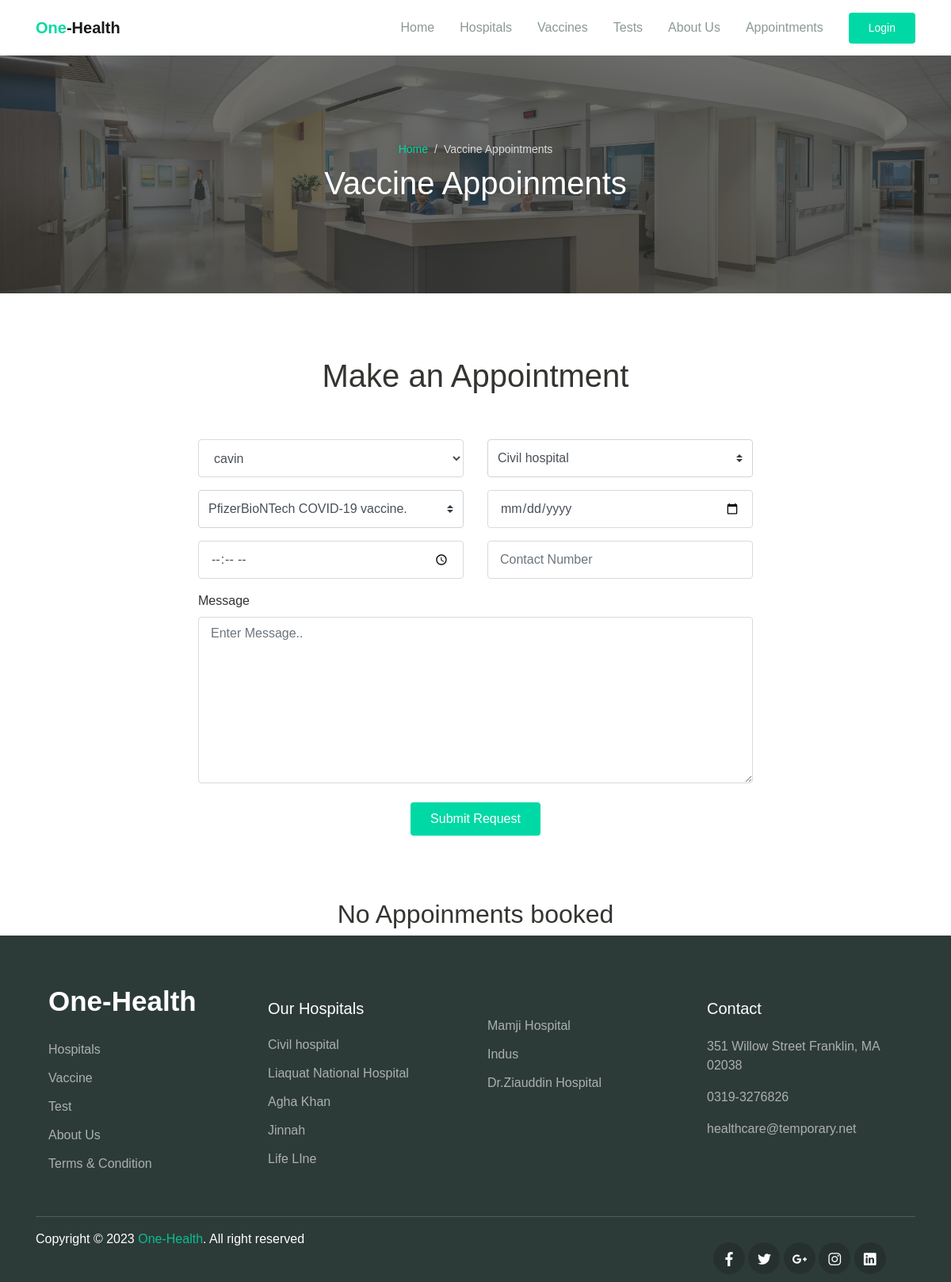
Page /User/book.php on the committed database.
### tables this page shows
CREATE TABLE `hospital` (
  `H_id` int(11) NOT NULL,
  `U_id` int(11) NOT NULL,
  `H_name` varchar(300) NOT NULL,
  `h_img` varchar(1000) NOT NULL,
  `Contact` bigint(20) NOT NULL,
  `Details` varchar(1000) NOT NULL,
  `location` varchar(500) NOT NULL,
  `status` int(11) NOT NULL
);

### User/book.php (the view, shortened to what this page needs)
<?php
include('navbar.php');
?>
<!DOCTYPE html>
<html lang="en">
<head>
    <link rel="stylesheet" href="../assets/css/maicons.css">
    <link rel="stylesheet" href="../assets/css/bootstrap.css">
    <link rel="stylesheet" href="../assets/vendor/owl-carousel/css/owl.carousel.css">
    <link rel="stylesheet" href="../assets/vendor/animate/animate.css">
    <link rel="stylesheet" href="../assets/css/theme.css">
</head>
<body>
<div class="page-banner overlay-dark bg-image" style="background-image: url(../assets/img/HOME.jpg);">
    <div class="banner-section">
      <div class="container text-center wow fadeInUp">
        <nav aria-label="Breadcrumb">
          <ol class="breadcrumb breadcrumb-dark bg-transparent justify-content-center py-0 mb-2">
            <li class="breadcrumb-item"><a href="index.php">Home</a></li>
            <li class="breadcrumb-item active" aria-current="page">Vaccine Appointments</li>
          </ol>
        </nav>
        <h1 class="font-weight-normal">Vaccine Appoinments</h1>
      </div>
    </div>
  </div>
    <div class="page-section">
        <div class="container">
            <h1 class="text-center wow fadeInUp">Make an Appointment</h1>
            <form class="main-form" method="POST" action="" enctype="multipart/form-data">
                <div class="row mt-5 ">
                    <div class="col-12 col-sm-6 py-2 wow fadeInLeft">
                        <select name="PName" type="text" class="form-control" placeholder="Patient Name." required>
                            <?php
                  $q="select * from users where r_id=2 and status=0";
                  $res=mysqli_query($con,$q);
                  while($dataa=mysqli_fetch_assoc($res)){
                  ?>
                            <option value="<?php echo $dataa['U_id']?>" <?php
                  if($dataa['U_id']==$_SESSION['id']){
                     echo "selected";
                  }
                  ?>><?php echo $dataa['name']?></option>
                            <?php
                  }
                  ?>
                        </select>
                    </div>
                    <div class="col-12 col-sm-6 py-2 wow fadeInRight" data-wow-delay="300ms" required>
                        <select name="HName" id="exampleFormControlInput1" class="custom-select">
                            <?php
                  $q="select * from hospital where status=0";
                  $res=mysqli_query($con,$q);
                  while($data=mysqli_fetch_assoc($res)){
                  ?>
                            <option value="<?php echo $data['H_id']?>"><?php echo $data['H_name']?></option>
                            <?php
                  }
                  ?>
                        </select>
                    </div>
                    <div class="col-12 col-sm-6 py-2 wow fadeInLeft" data-wow-delay="300ms" required>
                        <select name="VName" id="exampleFormControlInput1" class="custom-select">
                            <?php
                  $q="select * from vaccination where status=0";
                  $res=mysqli_query($con,$q);
                  while($data=mysqli_fetch_assoc($res)){
                  ?>
                            <option value="<?php echo $data['V_id']?>"><?php echo $data['V_name']?></option>
                            <?php
                  }
                  ?>
                        </select>
                    </div>
                    <div class="col-12 col-sm-6 py-2 wow fadeInRight" data-wow-delay="300ms" required>
                        <input type="date" name="date" class="form-control" required>
                    </div>
                    <div class="col-12 col-sm-6 py-2 wow fadeInLeft" data-wow-delay="300ms">
                        <input class="form-control" placeholder="Time" type="time" name="time" required>
                    </div>
                    <div class="col-12 col-sm-6 py-2 wow fadeInRight" data-wow-delay="300ms">
                        <input class="form-control" placeholder="Contact Number" type="number" name="contact" required>
                    </div>
                    <div class="col-12 py-2 wow fadeInUp">
                        <label for="message">Message</label>
                        <textarea id="message" class="form-control" rows="8" placeholder="Enter Message.."
                            required></textarea>
                    </div>
                </div>
       <center> <button name="sub" type="submit" class="btn btn-primary mt-3 wow zoomIn">Submit Request</button></center>
      </form>
    </div>
  </div>
  <?php
if(isset($_SESSION['id'])){
$id=$_SESSION['id'];
?>
<br><br><br><br>
<div class="cases">
         <div class="container-fluid">
            <div class="row">
               <div class="col-md-12">
               <div class="titlepage text_align_center ">
                    <center> <h2>Your Vaccination appoinments</h2></center>
                  </div>
<table class="table">
  <thead class="table-dark">
  <th>id</th>
  <th>Hospital Name</th>
  <th>Patient Name</th>
  <th>Vaccination Name</th>
  <th>Status</th>
 <th>Date</th>
  <th>Time</th>
  </thead>
  <tbody>
    <?php
     $q="select * from appoinment join users on appoinment.P_id=users.U_id join vaccination
      on vaccination.V_id=appoinment.V_id join hospital on hospital.H_id=appoinment.H_id
      where users.U_id='$id'";
     $res=mysqli_query($con,$q);
     while($data=mysqli_fetch_assoc($res)){
    ?>
    <tr>
<td><?php echo $data['A_id']?></td>
<td><?php echo $data['H_name']?></td>
<td><?php echo $data['name']?></td>
<td><?php echo $data['V_name']?></td>
<td><?php echo $data['Statuss']?></td>
<td><?php echo $data['Date']?></td>
<td><?php echo $data['Time']?></td>
</tr>
<?php
     }
?>
  </tbody>
</table>
<br><br><br><br>
</div>
</div></div></div>
<br><br><br><br>
<?php
}
else{
  ?>
<div class="titlepage text_align_center ">
                    <center> <h2>No Appoinments booked</h2>  </center>
                  </div>
  <?php
}
?>
    <?php
include('footer.php');
  ?>
</body>
</html>

### User/footer.php (shortened to what this page needs)
<!DOCTYPE html>
<html lang="en">
<head>
  <link rel="stylesheet" href="../assets/css/maicons.css">
  <link rel="stylesheet" href="../assets/css/bootstrap.css">
  <link rel="stylesheet" href="../assets/vendor/owl-carousel/css/owl.carousel.css">
  <link rel="stylesheet" href="../assets/vendor/animate/animate.css">
  <link rel="stylesheet" href="../assets/css/theme.css">
</head>
<body>
<footer class="page-footer">
    <div class="container">
      <div class="row px-md-3">
        <div class="col-sm-6 col-lg-3 py-3">
        <ul class="footer-menu">
        <h5><a class="navbar-brand" href="index.php"><span class="text-primary1 " style= "font-size: 35px">One-Health</a></span></h5>
            <li><a href="hospital.php">Hospitals  </a></li>
            <li><a href="vaccine.php">Vaccine</a></li>
            <li><a href="test.php">Test</a></li>
            <li><a href="about.php">About Us</a></li>
            <li><a href="terms&co.php">Terms & Condition</a></li>
          </ul>
        </div>
        <div class="col-md-6 col-lg-3 py-3">
          <br>
    <h5>Our Hospitals</h5>
    <ul class="footer-menu">
        <?php
        $q = "select * from hospital where status=0";
        $res = mysqli_query($con, $q);
        $count = 0;
        while ($data = mysqli_fetch_assoc($res)) {
            if ($count % 5 == 0 && $count != 0) {
                echo '</ul></div><div class="col-md-6 col-lg-3 py-3"><br><h5></h5><ul class="footer-menu">';
            }
            ?>
            <li><a href="hosinfo.php?id=<?php echo $data['H_id'] ?>"><?php echo $data['H_name'] ?></a></li>
            <?php
            $count++;
        }
        ?>
    </ul>
</div>
<div class="col-sm-6 col-lg-3 py-3">
  <br>
          <h5>Contact</h5>
          <p class="footer-link mt-2">351 Willow Street Franklin, MA 02038</p>
          <a href="#" class="footer-link">0319-3276826</a>
          <a href="#" class="footer-link">healthcare@temporary.net</a>
</div>
      </div>
<hr>
      <div class="row">
      <div class="col-lg-9">
      <p id="copyright">Copyright &copy; 2023 <a href="index.php" target="_blank">One-Health</a>. All right reserved</p>
      </div>
<div class="col-lg-3">
          <div class="footer-sosmed mt-3">
            <a href="#" target="_blank"><span class="mai-logo-facebook-f"></span></a>
            <a href="#" target="_blank"><span class="mai-logo-twitter"></span></a>
            <a href="#" target="_blank"><span class="mai-logo-google-plus-g"></span></a>
            <a href="#" target="_blank"><span class="mai-logo-instagram"></span></a>
            <a href="#" target="_blank"><span class="mai-logo-linkedin"></span></a>
          </div>
</div>
    </div>
    </div>
  </footer>
</body>
</html>

### assets/css/theme.css (style rules this page uses)
:root { --primary: #00D9A5; --accent: #FF3D85; --secondary: #4E5AFE; --warning: #EED818; --info: #05B4E1; --danger: #FF4943; --success: #96C93D; --dark: #343531; --light: #F5F9F6; --cs: #596261; --grey: #6E807A; }
body { font-family: "Source Sans Pro", sans-serif; line-height: 1.5; color: #343531; }
a { color: #07be94; text-decoration: none; background-color: transparent; }
.text-primary1 { color: #ffffff !important; }
.btn-primary { color: #fff; background-color: #00D9A5; border-color: transparent; }
.btn { padding: 8px 24px; }
.breadcrumb { background-color: #f8f9fa; }
.breadcrumb-dark .breadcrumb-item a { color: #00D9A5; }
.breadcrumb-dark .breadcrumb-item + .breadcrumb-item::before { display: inline-block; padding-right: 0.5rem; color: rgba(255, 255, 255, 0.8); content: "/"; }
.breadcrumb-dark .breadcrumb-item.active { color: rgba(255, 255, 255, 0.8); }
.navbar-brand { font-weight: 600; padding-top: 10px; padding-bottom: 10px; }
.form-control { padding: 8px 15px; height: calc(1.5em + 1.375rem + 2px); border-color: #d6dbd9; }
.custom-select { height: calc(1.5em + 1.375rem + 2px); }
.bg-image { position: relative; background-position: center center; background-size: cover; background-repeat: no-repeat; }
.bg-image > * { position: relative; z-index: 10; }
.page-section { position: relative; padding-top: 80px; padding-bottom: 80px; overflow: hidden; }
.page-banner { position: relative; height: 300px; z-index: 10; }
.page-hero.overlay-dark::before, .page-banner.overlay-dark::before { content: ""; position: absolute; top: 0; left: 0; width: 100%; height: 100%; background: rgba(52, 53, 49, 0.7); z-index: 1; }
.page-banner .breadcrumb-item, .page-banner .breadcrumb-item a { font-size: 14px; }
.hero-section, .banner-section { position: relative; display: -ms-flexbox; display: flex; -ms-flex-align: center; align-items: center; -ms-flex-pack: center; justify-content: center; height: 100%; color: #ffffff; z-index: 10; }
.main-form { display: block; max-width: 700px; margin: 0 auto; }
.page-footer { position: relative; display: block; padding-top: 40px; padding-bottom: 10px; background-color: #2D3B38; color: #fff; }
.page-footer h5 { font-weight: 500; margin-bottom: 16px; }
.page-footer hr { border-color: #4F5E5B; }
.footer-menu { position: relative; list-style: none; padding-left: 0; }
.footer-menu a, .footer-link { display: inline-block; padding-top: 6px; padding-bottom: 6px; color: rgba(255, 255, 255, 0.6); transition: all .2s ease; }
.footer-link { padding: 0; margin-bottom: 16px; }
.footer-sosmed a { display: inline-block; width: 40px; height: 40px; line-height: 42px; border-radius: 50%; text-align: center; font-size: 18px; background-color: #26312F; color: #ffff; transition: all .2s ease; }

### rows in the picture
hospital: H_name "Civil hospital"
hospital: H_name "Liaquat National Hospital"
hospital: H_name "Agha Khan"
hospital: H_name "Jinnah"
hospital: H_name "Life LIne"
hospital: H_name "Mamji Hospital"
hospital: H_name "Indus"
hospital: H_name "Dr.Ziauddin Hospital"

### other values in the picture
form field PName "cavin"
form field HName "Civil hospital"
form field VName "PfizerBioNTech COVID-19 vaccine."
